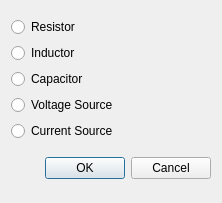
<?xml version="1.0" encoding="UTF-8"?>
<ui version="4.0">
 <class>AddCompDialog</class>
 <widget class="QDialog" name="AddCompDialog">
  <property name="geometry">
   <rect>
    <x>0</x>
    <y>0</y>
    <width>222</width>
    <height>203</height>
   </rect>
  </property>
  <property name="windowTitle">
   <string>Dialog</string>
  </property>
  <layout class="QGridLayout" name="gridLayout">
   <item row="0" column="0">
    <layout class="QVBoxLayout" name="verticalLayout">
     <item>
      <widget class="QRadioButton" name="ResistorRadioButton">
       <property name="text">
        <string>Resistor</string>
       </property>
      </widget>
     </item>
     <item>
      <widget class="QRadioButton" name="InductorRadioButton">
       <property name="text">
        <string>Inductor</string>
       </property>
      </widget>
     </item>
     <item>
      <widget class="QRadioButton" name="CapacitorRadioButton">
       <property name="text">
        <string>Capacitor</string>
       </property>
      </widget>
     </item>
     <item>
      <widget class="QRadioButton" name="VoltageSourceRadioButton">
       <property name="text">
        <string>Voltage Source</string>
       </property>
      </widget>
     </item>
     <item>
      <widget class="QRadioButton" name="CurrentSourceRadioButton">
       <property name="text">
        <string>Current Source</string>
       </property>
      </widget>
     </item>
    </layout>
   </item>
   <item row="1" column="0">
    <layout class="QHBoxLayout">
     <property name="spacing">
      <number>6</number>
     </property>
     <property name="margin" stdset="0">
      <number>0</number>
     </property>
     <item>
      <spacer>
       <property name="orientation">
        <enum>Qt::Orientation::Horizontal</enum>
       </property>
       <property name="sizeHint" stdset="0">
        <size>
         <width>131</width>
         <height>31</height>
        </size>
       </property>
      </spacer>
     </item>
     <item>
      <widget class="QPushButton" name="okButton">
       <property name="text">
        <string>OK</string>
       </property>
      </widget>
     </item>
     <item>
      <widget class="QPushButton" name="cancelButton">
       <property name="text">
        <string>Cancel</string>
       </property>
      </widget>
     </item>
    </layout>
   </item>
  </layout>
 </widget>
 <resources/>
 <connections>
  <connection>
   <sender>okButton</sender>
   <signal>clicked()</signal>
   <receiver>AddCompDialog</receiver>
   <slot>accept()</slot>
   <hints>
    <hint type="sourcelabel">
     <x>278</x>
     <y>253</y>
    </hint>
    <hint type="destinationlabel">
     <x>96</x>
     <y>254</y>
    </hint>
   </hints>
  </connection>
  <connection>
   <sender>cancelButton</sender>
   <signal>clicked()</signal>
   <receiver>AddCompDialog</receiver>
   <slot>reject()</slot>
   <hints>
    <hint type="sourcelabel">
     <x>369</x>
     <y>253</y>
    </hint>
    <hint type="destinationlabel">
     <x>179</x>
     <y>282</y>
    </hint>
   </hints>
  </connection>
 </connections>
</ui>
